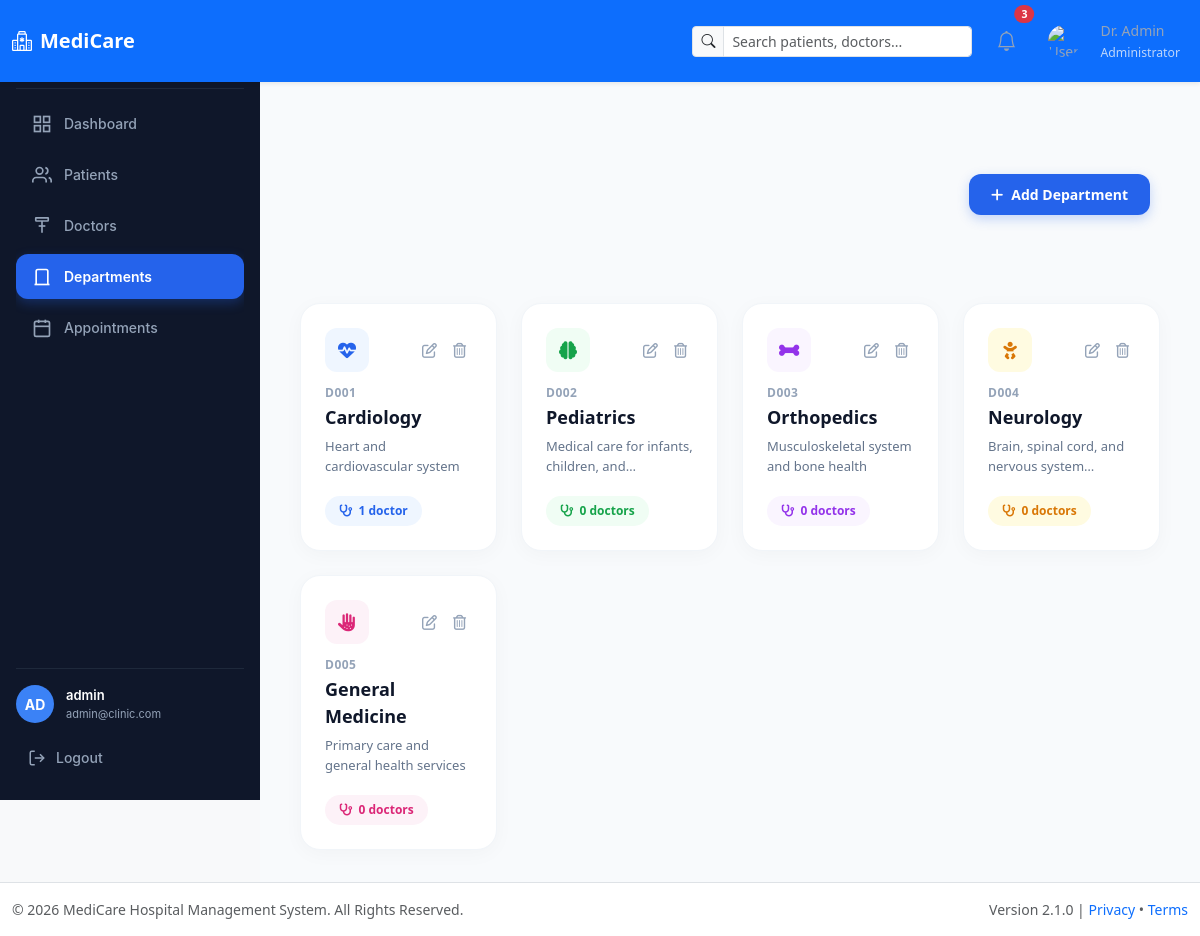
Page /modules/departments/index.php (signed in) on the committed database.
### tables this page shows
CREATE TABLE departments (
    id INT AUTO_INCREMENT PRIMARY KEY,
    name VARCHAR(100) NOT NULL,
    description TEXT,
    created_at TIMESTAMP DEFAULT CURRENT_TIMESTAMP
);

### modules/departments/index.php (the view, shortened to what this page needs)
<?php
require_once '../../config/db.php';
try {
    $sql = "SELECT d.id, d.name, d.description, COUNT(doc.id) AS total_doctors
            FROM departments d
            LEFT JOIN doctors doc ON d.id = doc.department_id
            GROUP BY d.id, d.name, d.description
            ORDER BY d.id ASC";
    $stmt = $pdo->prepare($sql);
    $stmt->execute();
    $departments = $stmt->fetchAll(PDO::FETCH_ASSOC);
} catch (PDOException $e) {
    die("<h2 style='color:red;'>Database Query Error: " . $e->getMessage() . "</h2>");
}
if (file_exists('../../includes/header.php')) {
    include '../../includes/header.php';
}
include '../../includes/sidebar.php';
?>
<link rel="stylesheet" href="https://cdnjs.cloudflare.com/ajax/libs/font-awesome/6.4.0/css/all.min.css">
<link rel="stylesheet" href="https://cdn.jsdelivr.net/npm/bootstrap@5.3.0/dist/css/bootstrap.min.css">
<div class="main-wrapper">
  <div class="container-fluid p-0">
    <div class="page-header-custom">
      <a href="create.php" class="btn-add-dept">
        <i class="fa-solid fa-plus"></i> Add Department
      </a>
    </div>
    <div class="row g-4">
      <?php
      $themeStyles = [
        ['bg' => '#eff6ff', 'text' => '#2563eb', 'icon' => 'fa-heart-pulse'],
        ['bg' => '#f0fdf4', 'text' => '#16a34a', 'icon' => 'fa-brain'],
        ['bg' => '#faf5ff', 'text' => '#9333ea', 'icon' => 'fa-bone'],
        ['bg' => '#fffbe1', 'text' => '#d97706', 'icon' => 'fa-baby'],
        ['bg' => '#fdf2f8', 'text' => '#db2777', 'icon' => 'fa-hand-dots'],
        ['bg' => '#f0fdfa', 'text' => '#0d9488', 'icon' => 'fa-notes-medical'],
      ];
      if (!empty($departments)):
        foreach ($departments as $index => $dept):
          $theme = $themeStyles[$index % count($themeStyles)];
          $deptCode = "D" . str_pad($dept['id'], 3, "0", STR_PAD_LEFT);
      ?>
        <div class="col-12 col-md-6 col-lg-4 col-xl-3">
          <div class="dept-card">
            <div>
              <div class="d-flex justify-content-between align-items-center mb-2">
                <div class="dept-icon-box" style="background-color: <?= $theme['bg'] ?>; color: <?= $theme['text'] ?>;">
                  <i class="fa-solid <?= $theme['icon'] ?>"></i>
                </div>
                <div class="d-flex gap-1">
                  <a href="edit.php?id=<?= $dept['id'] ?>" class="action-btn" title="Edit">
                    <i class="fa-regular fa-pen-to-square"></i>
                  </a>
                  <a href="delete.php?id=<?= $dept['id'] ?>"
                     class="action-btn action-btn-delete"
                     onclick="return confirm('តើអ្នកប្រាកដថាចង់លុប Department «<?= htmlspecialchars($dept['name']) ?>» នេះមែនទេ?')"
                     title="Delete">
                    <i class="fa-regular fa-trash-can"></i>
                  </a>
                </div>
              </div>
              <div class="dept-code"><?= $deptCode ?></div>
              <div class="dept-title"><?= htmlspecialchars($dept['name']) ?></div>
              <div class="dept-desc">
                <?= htmlspecialchars($dept['description'] ?? 'No description available.') ?>
              </div>
            </div>
            <div>
              <span class="doctor-badge" style="background-color: <?= $theme['bg'] ?>; color: <?= $theme['text'] ?>;">
                <i class="fa-solid fa-stethoscope"></i>
                <?= $dept['total_doctors'] ?> <?= $dept['total_doctors'] == 1 ? 'doctor' : 'doctors' ?>
              </span>
            </div>
          </div>
        </div>
      <?php
        endforeach;
      endif; ?>
    </div>
  </div>
</div>
<?php
if (file_exists('../../includes/footer.php')) {
    include '../../includes/footer.php';
}
?>

### assets/css/style.css (style rules this page uses)
:root { --primary: #1c6ea4; --primary-dark: #14507a; --primary-light: #eaf3fa; --text-dark: #1f2937; --text-muted: #6b7280; --border: #dbe3ea; --error-bg: #fdecea; --error-text: #b3261e; --error-border: #f5c6c3; --success-bg: #e6f4ea; --success-text: #1e7e34; --success-border: #b7dfc0; }
* { margin: 0; padding: 0; box-sizing: border-box; }
body { font-family: 'Segoe UI', Arial, sans-serif; min-height: 100vh; color: var(--text-dark); }

### includes/sidebar.php (style rules this page uses)
:root { --sidebar-bg: #0f172a; --sidebar-text: #94a3b8; --sidebar-active-bg: #2563eb; --sidebar-active-text: #ffffff; --sidebar-hover-bg: #1e293b; }

### modules/departments/index.php (style rules this page uses)
.main-wrapper { margin-left: 260px; min-height: calc(100vh - 60px); background-color: #f8fafc; padding: 32px 40px !important; }
.page-header-custom { display: flex; justify-content: space-between; align-items: center; margin-bottom: 28px; padding:60px 10px; }
.btn-add-dept { background-color: #2563eb !important; color: #ffffff !important; padding: 10px 22px !important; border-radius: 12px !important; font-weight: 600 !important; font-size: 14px !important; text-decoration: none !important; display: inline-flex !important; align-items: center !important; gap: 8px !important; border: none !important; box-shadow: 0 4px 12px rgba(37, 99, 235, 0.25); transition: all 0.2s ease; }
.dept-card { background: #ffffff; border-radius: 20px; border: 1px solid #f1f5f9; padding: 24px; box-shadow: 0 4px 20px rgba(0, 0, 0, 0.03); transition: all 0.25s ease-in-out; height: 100%; display: flex; flex-direction: column; justify-content: space-between; }
.dept-icon-box { width: 44px; height: 44px; border-radius: 12px; display: flex; align-items: center; justify-content: center; font-size: 18px; }
.dept-code { font-size: 12px; font-weight: 700; color: #94a3b8; letter-spacing: 0.5px; margin-top: 12px; }
.dept-title { font-size: 18px; font-weight: 700; color: #0f172a; margin-top: 2px; margin-bottom: 6px; }
.dept-desc { font-size: 13px; color: #64748b; line-height: 1.5; margin-bottom: 20px; min-height: 38px; display: -webkit-box; -webkit-line-clamp: 2; -webkit-box-orient: vertical; overflow: hidden; }
.doctor-badge { display: inline-flex; align-items: center; gap: 6px; padding: 6px 14px; border-radius: 30px; font-size: 12px; font-weight: 600; }
.action-btn { color: #94a3b8; transition: all 0.2s; font-size: 15px; padding: 6px; border-radius: 8px; text-decoration: none; display: inline-flex; align-items: center; justify-content: center; }

### rows in the picture
departments: id "D001", name "Cardiology", description "Heart and cardiovascular system", total_doctors "1"
departments: id "D002", name "Pediatrics", description "Medical care for infants, children,…", total_doctors "0"
departments: id "D003", name "Orthopedics", description "Musculoskeletal system and bone health", total_doctors "0"
departments: id "D004", name "Neurology", description "Brain, spinal cord, and nervous…", total_doctors "0"
departments: id "D005", name "General Medicine", description "Primary care and general health services", total_doctors "0"

### other values in the picture
$avatar_initials "AD"
$user_name "admin"
$user_email "admin@clinic.com"
